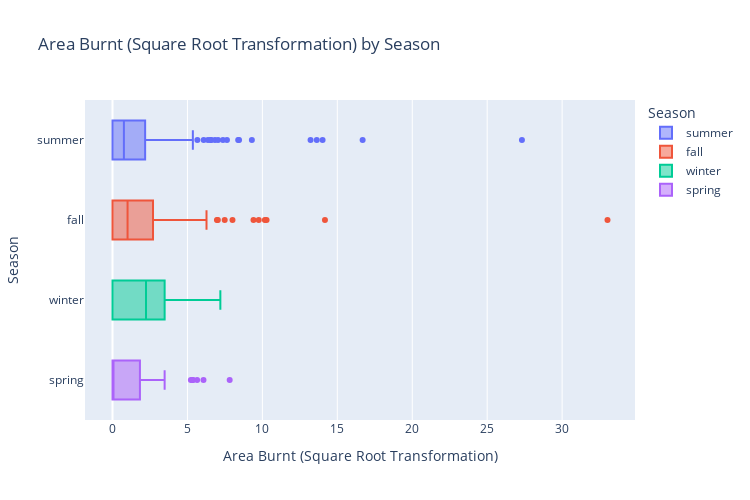

The cell this chart's notebook holds for it:
### Markdown cell above
We map the months to a new variable season

### Code cell
map_seasons = {
    "dec" : "winter",
    "jan" : "winter",
    "feb" : "winter",
    "mar" : "spring",
    "apr" : "spring",
    "may" : "spring",
    "jun" : "summer",
    "jul" : "summer", 
    "aug" : "summer",
    "sep" : "fall",
    "oct" : "fall",
    "nov" : "fall"
}

train_set["season"] = train_set["month"].map(map_seasons)
train_set["sqrt_area"] = train_set["area"].apply(np.sqrt)

fig = px.box(
    train_set,
    x="sqrt_area",
    y="season",
    color="season",
    title="Area Burnt (Square Root Transformation) by Season",
    labels={
        "sqrt_area": "Area Burnt (Square Root Transformation)",
        "season": "Season"
    }
)

# Adjust plot dimensions
fig.update_layout(
    width=750,
    height=500
)

# Display the plot
fig.show()

### Figure 1 — Plotly figure (JSON) as saved in the notebook; plotly's stock layout.template omitted (floating-point values rounded to 4 significant figures; data arrays with more than 128 entries replaced by an {"elided": "..."} marker saying what was removed)
{"data": [{"alignmentgroup": "True", "hovertemplate": "Season=%{y}<br>Area Burnt (Square Root Transformation)=%{x}<extra></extra>", "legendgroup": "summer", "marker": {"color": "#636efa"}, "name": "summer", "notched": false, "offsetgroup": "summer", "orientation": "h", "showlegend": true, "type": "box", "x": {"elided": "184 float values"}, "x0": " ", "xaxis": "x", "y": {"elided": "184 str values"}, "y0": " ", "yaxis": "y"}, {"alignmentgroup": "True", "hovertemplate": "Season=%{y}<br>Area Burnt (Square Root Transformation)=%{x}<extra></extra>", "legendgroup": "fall", "marker": {"color": "#EF553B"}, "name": "fall", "notched": false, "offsetgroup": "fall", "orientation": "h", "showlegend": true, "type": "box", "x": {"elided": "151 float values"}, "x0": " ", "xaxis": "x", "y": {"elided": "151 str values"}, "y0": " ", "yaxis": "y"}, {"alignmentgroup": "True", "hovertemplate": "Season=%{y}<br>Area Burnt (Square Root Transformation)=%{x}<extra></extra>", "legendgroup": "winter", "marker": {"color": "#00cc96"}, "name": "winter", "notched": false, "offsetgroup": "winter", "orientation": "h", "showlegend": true, "type": "box", "x": [0, 3.612, 4.225, 0, 2.615, 4.923, 3.345, 3.276, 0, 2.322, 3.126, 1.049, 4.977, 0, 0, 0, 7.196, 3.156, 1.463, 4.694, 0, 0, 2.149, 0], "x0": " ", "xaxis": "x", "y": ["winter", "winter", "winter", "winter", "winter", "winter", "winter", "winter", "winter", "winter", "winter", "winter", "winter", "winter", "winter", "winter", "winter", "winter", "winter", "winter", "winter", "winter", "winter", "winter"], "y0": " ", "yaxis": "y"}, {"alignmentgroup": "True", "hovertemplate": "Season=%{y}<br>Area Burnt (Square Root Transformation)=%{x}<extra></extra>", "legendgroup": "spring", "marker": {"color": "#ab63fa"}, "name": "spring", "notched": false, "offsetgroup": "spring", "orientation": "h", "showlegend": true, "type": "box", "x": [0, 0, 1.393, 1.83, 7.819, 0, 3.479, 2.871, 0, 2.72, 2.883, 1.463, 0, 0, 0, 1.783, 0, 0, 0, 0, 0, 0, 0, 2.571, 5.644, 0, 0, 0, 0, 0, 5.354, 0, 0, 0, 0, 6.07, 0, 0, 0, 0, 2.681, 0, 0, 0.9747, 0, 1.591, 0, 5.23, 2.147, 0, 0, 0, 5.354, 0], "x0": " ", "xaxis": "x", "y": ["spring", "spring", "spring", "spring", "spring", "spring", "spring", "spring", "spring", "spring", "spring", "spring", "spring", "spring", "spring", "spring", "spring", "spring", "spring", "spring", "spring", "spring", "spring", "spring", "spring", "spring", "spring", "spring", "spring", "spring", "spring", "spring", "spring", "spring", "spring", "spring", "spring", "spring", "spring", "spring", "spring", "spring", "spring", "spring", "spring", "spring", "spring", "spring", "spring", "spring", "spring", "spring", "spring", "spring"], "y0": " ", "yaxis": "y"}], "layout": {"boxmode": "overlay", "height": 500, "legend": {"title": {"text": "Season"}, "tracegroupgap": 0}, "title": {"text": "Area Burnt (Square Root Transformation) by Season"}, "width": 750, "xaxis": {"anchor": "y", "domain": [0, 1], "title": {"text": "Area Burnt (Square Root Transformation)"}}, "yaxis": {"anchor": "x", "categoryarray": ["spring", "winter", "fall", "summer"], "categoryorder": "array", "domain": [0, 1], "title": {"text": "Season"}}}}
